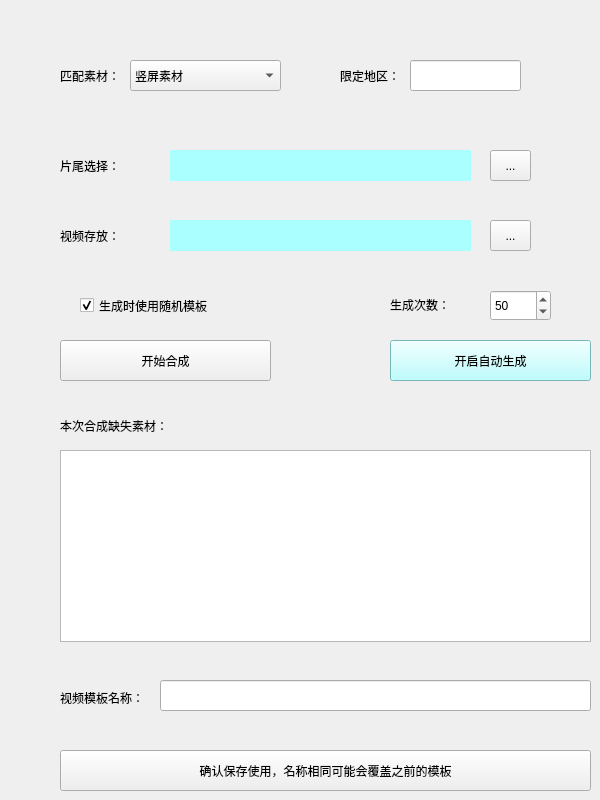
       <widget class="QWidget" name="tab_4">
        <attribute name="title">
         <string>生产视频</string>
        </attribute>
        <widget class="QLabel" name="label_57">
         <property name="geometry">
          <rect>
           <x>60</x>
           <y>60</y>
           <width>61</width>
           <height>31</height>
          </rect>
         </property>
         <property name="text">
          <string>匹配素材：</string>
         </property>
        </widget>
        <widget class="QComboBox" name="screenComboBox">
         <property name="geometry">
          <rect>
           <x>130</x>
           <y>60</y>
           <width>151</width>
           <height>31</height>
          </rect>
         </property>
         <item>
          <property name="text">
           <string>竖屏素材</string>
          </property>
         </item>
         <item>
          <property name="text">
           <string>横屏素材</string>
          </property>
         </item>
        </widget>
        <widget class="QPushButton" name="compositeVideoButton">
         <property name="geometry">
          <rect>
           <x>60</x>
           <y>340</y>
           <width>211</width>
           <height>41</height>
          </rect>
         </property>
         <property name="text">
          <string>开始合成</string>
         </property>
        </widget>
        <widget class="QLabel" name="label_85">
         <property name="geometry">
          <rect>
           <x>60</x>
           <y>220</y>
           <width>81</width>
           <height>31</height>
          </rect>
         </property>
         <property name="text">
          <string>视频存放：</string>
         </property>
        </widget>
        <widget class="QLabel" name="saveVideoPathLabel">
         <property name="geometry">
          <rect>
           <x>170</x>
           <y>220</y>
           <width>301</width>
           <height>31</height>
          </rect>
         </property>
         <property name="styleSheet">
          <string notr="true">background-color: rgb(170, 255, 255);</string>
         </property>
         <property name="text">
          <string/>
         </property>
        </widget>
        <widget class="QToolButton" name="saveVideoToolButton">
         <property name="geometry">
          <rect>
           <x>490</x>
           <y>220</y>
           <width>41</width>
           <height>31</height>
          </rect>
         </property>
         <property name="text">
          <string>...</string>
         </property>
        </widget>
        <widget class="QLabel" name="label_86">
         <property name="geometry">
          <rect>
           <x>60</x>
           <y>150</y>
           <width>81</width>
           <height>31</height>
          </rect>
         </property>
         <property name="text">
          <string>片尾选择：</string>
         </property>
        </widget>
        <widget class="QLabel" name="endVideoPathLabel">
         <property name="geometry">
          <rect>
           <x>170</x>
           <y>150</y>
           <width>301</width>
           <height>31</height>
          </rect>
         </property>
         <property name="styleSheet">
          <string notr="true">background-color: rgb(170, 255, 255);</string>
         </property>
         <property name="text">
          <string/>
         </property>
        </widget>
        <widget class="QToolButton" name="endVideoToolButton">
         <property name="geometry">
          <rect>
           <x>490</x>
           <y>150</y>
           <width>41</width>
           <height>31</height>
          </rect>
         </property>
         <property name="text">
          <string>...</string>
         </property>
        </widget>
        <widget class="QLineEdit" name="videoModelNameLineEdit">
         <property name="geometry">
          <rect>
           <x>160</x>
           <y>680</y>
           <width>431</width>
           <height>31</height>
          </rect>
         </property>
        </widget>
        <widget class="QLabel" name="label_14">
         <property name="geometry">
          <rect>
           <x>60</x>
           <y>690</y>
           <width>91</width>
           <height>16</height>
          </rect>
         </property>
         <property name="text">
          <string>视频模板名称：</string>
         </property>
        </widget>
        <widget class="QPushButton" name="addVideoModelSetPushButton">
         <property name="geometry">
          <rect>
           <x>60</x>
           <y>750</y>
           <width>531</width>
           <height>41</height>
          </rect>
         </property>
         <property name="text">
          <string>确认保存使用，名称相同可能会覆盖之前的模板</string>
         </property>
        </widget>
        <widget class="QLabel" name="label_7">
         <property name="geometry">
          <rect>
           <x>340</x>
           <y>50</y>
           <width>61</width>
           <height>51</height>
          </rect>
         </property>
         <property name="text">
          <string>限定地区：</string>
         </property>
        </widget>
        <widget class="QLineEdit" name="locationlineEdit">
         <property name="geometry">
          <rect>
           <x>410</x>
           <y>60</y>
           <width>111</width>
           <height>31</height>
          </rect>
         </property>
        </widget>
        <widget class="QTableWidget" name="lostVideoTableWidget">
         <property name="geometry">
          <rect>
           <x>60</x>
           <y>450</y>
           <width>531</width>
           <height>192</height>
          </rect>
         </property>
        </widget>
        <widget class="QLabel" name="label_16">
         <property name="geometry">
          <rect>
           <x>60</x>
           <y>410</y>
           <width>121</width>
           <height>31</height>
          </rect>
         </property>
         <property name="text">
          <string>本次合成缺失素材：</string>
         </property>
        </widget>
        <widget class="QCheckBox" name="randomVideoModelCheckBox">
         <property name="geometry">
          <rect>
           <x>80</x>
           <y>290</y>
           <width>141</width>
           <height>31</height>
          </rect>
         </property>
         <property name="text">
          <string>生成时使用随机模板</string>
         </property>
         <property name="checked">
          <bool>true</bool>
         </property>
        </widget>
        <widget class="QPushButton" name="autoGenerateButton">
         <property name="geometry">
          <rect>
           <x>390</x>
           <y>340</y>
           <width>201</width>
           <height>41</height>
          </rect>
         </property>
         <property name="styleSheet">
          <string notr="true">background-color: rgb(170, 255, 255);</string>
         </property>
         <property name="text">
          <string>开启自动生成</string>
         </property>
         <property name="checkable">
          <bool>true</bool>
         </property>
        </widget>
        <widget class="QSpinBox" name="compositeTimeSpinBox">
         <property name="geometry">
          <rect>
           <x>490</x>
           <y>290</y>
           <width>61</width>
           <height>31</height>
          </rect>
         </property>
         <property name="minimum">
          <number>1</number>
         </property>
         <property name="maximum">
          <number>100</number>
         </property>
         <property name="value">
          <number>50</number>
         </property>
        </widget>
        <widget class="QLabel" name="label_21">
         <property name="geometry">
          <rect>
           <x>390</x>
           <y>294</y>
           <width>71</width>
           <height>21</height>
          </rect>
         </property>
         <property name="text">
          <string>生成次数：</string>
         </property>
        </widget>
       </widget>
